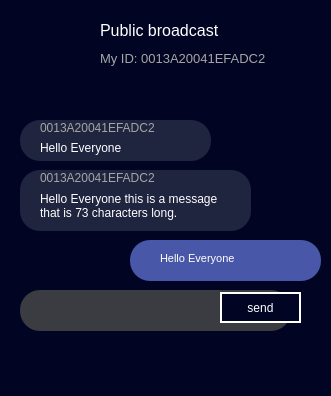
<?xml version="1.0" encoding="UTF-8"?>
<ui version="4.0">
 <class>Beechat_Networks</class>
 <widget class="QMainWindow" name="Beechat_Networks">
  <property name="geometry">
   <rect>
    <x>0</x>
    <y>0</y>
    <width>331</width>
    <height>396</height>
   </rect>
  </property>
  <property name="font">
   <font>
    <pointsize>14</pointsize>
   </font>
  </property>
  <property name="windowTitle">
   <string>MainWindow</string>
  </property>
  <property name="autoFillBackground">
   <bool>false</bool>
  </property>
  <property name="styleSheet">
   <string notr="true">background-color:  #010523;</string>
  </property>
  <widget class="QWidget" name="centralwidget">
   <widget class="QLabel" name="logo">
    <property name="geometry">
     <rect>
      <x>20</x>
      <y>10</y>
      <width>51</width>
      <height>51</height>
     </rect>
    </property>
    <property name="text">
     <string/>
    </property>
    <property name="pixmap">
     <pixmap>logo.png</pixmap>
    </property>
    <property name="scaledContents">
     <bool>true</bool>
    </property>
   </widget>
   <widget class="QLabel" name="public_broadcast">
    <property name="geometry">
     <rect>
      <x>100</x>
      <y>20</y>
      <width>191</width>
      <height>21</height>
     </rect>
    </property>
    <property name="font">
     <font>
      <pointsize>12</pointsize>
     </font>
    </property>
    <property name="styleSheet">
     <string notr="true">color: rgb(255, 255, 255);</string>
    </property>
    <property name="text">
     <string>Public broadcast</string>
    </property>
   </widget>
   <widget class="QLabel" name="label">
    <property name="geometry">
     <rect>
      <x>100</x>
      <y>50</y>
      <width>211</width>
      <height>16</height>
     </rect>
    </property>
    <property name="font">
     <font>
      <pointsize>10</pointsize>
     </font>
    </property>
    <property name="styleSheet">
     <string notr="true">color: #a6a6a6 ;</string>
    </property>
    <property name="text">
     <string>My ID: 0013A20041EFADC2</string>
    </property>
   </widget>
   <widget class="QFrame" name="frame1">
    <property name="geometry">
     <rect>
      <x>20</x>
      <y>120</y>
      <width>191</width>
      <height>41</height>
     </rect>
    </property>
    <property name="styleSheet">
     <string notr="true">background-color: #1f243f;
border-radius: 20px;</string>
    </property>
    <property name="frameShape">
     <enum>QFrame::StyledPanel</enum>
    </property>
    <property name="frameShadow">
     <enum>QFrame::Raised</enum>
    </property>
    <widget class="QLabel" name="label_2">
     <property name="geometry">
      <rect>
       <x>20</x>
       <y>0</y>
       <width>151</width>
       <height>16</height>
      </rect>
     </property>
     <property name="font">
      <font>
       <pointsize>9</pointsize>
      </font>
     </property>
     <property name="styleSheet">
      <string notr="true">color: #a6a6a6;</string>
     </property>
     <property name="text">
      <string>0013A20041EFADC2</string>
     </property>
    </widget>
    <widget class="QLabel" name="label_3">
     <property name="geometry">
      <rect>
       <x>20</x>
       <y>20</y>
       <width>131</width>
       <height>16</height>
      </rect>
     </property>
     <property name="styleSheet">
      <string notr="true">color: rgb(255, 255, 255);</string>
     </property>
     <property name="text">
      <string>Hello Everyone</string>
     </property>
    </widget>
   </widget>
   <widget class="QFrame" name="frame1_2">
    <property name="geometry">
     <rect>
      <x>20</x>
      <y>170</y>
      <width>231</width>
      <height>61</height>
     </rect>
    </property>
    <property name="styleSheet">
     <string notr="true">background-color: #1f243f;
border-radius: 20px;</string>
    </property>
    <property name="frameShape">
     <enum>QFrame::StyledPanel</enum>
    </property>
    <property name="frameShadow">
     <enum>QFrame::Raised</enum>
    </property>
    <widget class="QLabel" name="label_4">
     <property name="geometry">
      <rect>
       <x>20</x>
       <y>0</y>
       <width>151</width>
       <height>16</height>
      </rect>
     </property>
     <property name="font">
      <font>
       <pointsize>9</pointsize>
      </font>
     </property>
     <property name="styleSheet">
      <string notr="true">color: #a6a6a6;</string>
     </property>
     <property name="text">
      <string>0013A20041EFADC2</string>
     </property>
    </widget>
    <widget class="QLabel" name="label_5">
     <property name="geometry">
      <rect>
       <x>20</x>
       <y>20</y>
       <width>201</width>
       <height>31</height>
      </rect>
     </property>
     <property name="styleSheet">
      <string notr="true">color: rgb(255, 255, 255);</string>
     </property>
     <property name="text">
      <string>Hello Everyone this is a message that is 73 characters long.</string>
     </property>
     <property name="textFormat">
      <enum>Qt::AutoText</enum>
     </property>
     <property name="scaledContents">
      <bool>false</bool>
     </property>
     <property name="wordWrap">
      <bool>true</bool>
     </property>
    </widget>
   </widget>
   <widget class="QFrame" name="reply">
    <property name="geometry">
     <rect>
      <x>130</x>
      <y>240</y>
      <width>191</width>
      <height>41</height>
     </rect>
    </property>
    <property name="styleSheet">
     <string notr="true">background-color: #4857a8;
border-radius: 20px;</string>
    </property>
    <property name="frameShape">
     <enum>QFrame::StyledPanel</enum>
    </property>
    <property name="frameShadow">
     <enum>QFrame::Raised</enum>
    </property>
    <widget class="QLabel" name="label_7">
     <property name="geometry">
      <rect>
       <x>30</x>
       <y>10</y>
       <width>131</width>
       <height>16</height>
      </rect>
     </property>
     <property name="font">
      <font>
       <pointsize>8</pointsize>
      </font>
     </property>
     <property name="styleSheet">
      <string notr="true">color: rgb(255, 255, 255);</string>
     </property>
     <property name="text">
      <string>Hello Everyone</string>
     </property>
    </widget>
   </widget>
   <widget class="QWidget" name="widget" native="true">
    <property name="geometry">
     <rect>
      <x>10</x>
      <y>290</y>
      <width>301</width>
      <height>51</height>
     </rect>
    </property>
    <widget class="QPlainTextEdit" name="plainTextEdit">
     <property name="geometry">
      <rect>
       <x>10</x>
       <y>0</y>
       <width>271</width>
       <height>41</height>
      </rect>
     </property>
     <property name="styleSheet">
      <string notr="true">background-color: rgb(58, 60, 66);
color: rgb(255, 255, 255);
border-radius: 20px;
padding: 5px;</string>
     </property>
    </widget>
    <widget class="QPushButton" name="send_button">
     <property name="geometry">
      <rect>
       <x>210</x>
       <y>2</y>
       <width>81</width>
       <height>31</height>
      </rect>
     </property>
     <property name="styleSheet">
      <string notr="true">color: rgb(255, 255, 255);
border: 2px solid white;
border-radius: 50px;</string>
     </property>
     <property name="text">
      <string>send</string>
     </property>
     <property name="default">
      <bool>true</bool>
     </property>
    </widget>
   </widget>
  </widget>
  <widget class="QMenuBar" name="menubar">
   <property name="geometry">
    <rect>
     <x>0</x>
     <y>0</y>
     <width>331</width>
     <height>22</height>
    </rect>
   </property>
  </widget>
  <widget class="QStatusBar" name="statusbar"/>
 </widget>
 <resources/>
 <connections/>
</ui>
